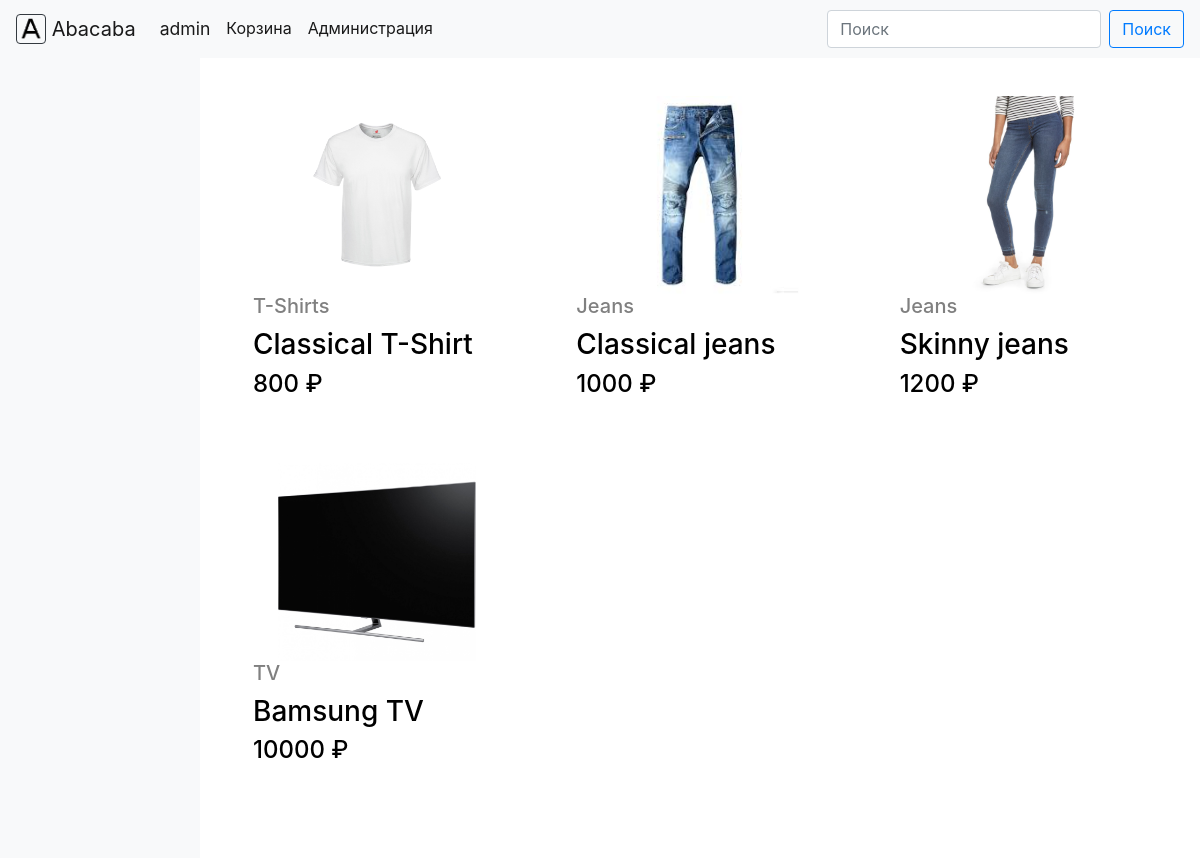
The app's page / (signed in) with its own data.
### core/models.py (models this page shows, shortened)
class Product(models.Model):
    id = models.AutoField(primary_key=True)
    name = models.TextField()
    price = models.IntegerField(validators=[MinValueValidator(0)])
    rating = models.FloatField(blank=True,
                               null=True,
                               validators=[MinValueValidator(0), MaxValueValidator(5)])
    categories = models.ManyToManyField(to=Category,
                                        blank=True,
                                        related_name='products')
    main_category = models.ForeignKey(to=Category,
                                      blank=True,
                                      null=True,
                                      on_delete=models.SET_NULL)

class Image(models.Model):
    id = models.AutoField(primary_key=True)
    image = models.ImageField(upload_to='images',
                              null=True)
    description = models.TextField(null=True,
                                   blank=True)
    stock_product = models.ForeignKey(to=StockProduct,
                                      on_delete=models.CASCADE,
                                      related_name='images',
                                      null=True,
                                      blank=True)
    product = models.OneToOneField(Product,
                                   on_delete=models.SET_NULL,
                                   null=True,
                                   blank=True,
                                   related_name='image')

class Category(models.Model):
    id = models.AutoField(primary_key=True)
    name = models.TextField()
    parent_category = models.ForeignKey('self',
                                        on_delete=models.CASCADE,
                                        blank=True,
                                        null=True,
                                        related_name='child_categories')

### core/views.py (the view)
# urls.py: path('', views.index_page, name='home'),
def index_page(request):
    context = dict()
    if 'category_id' in request.GET:
        category_id = request.GET.get('category_id')
        if Category.objects.filter(id=category_id).exists():
            category = Category.objects.get(id=category_id)
        else:
            return e_handler500(request)
        context['is_category'] = True
        context['category_name'] = category.name
    else:
        category_id = None
        context['is_category'] = False
    if 'text' in request.GET:
        text = request.GET.get('text')
        context['search_query'] = text
        context['is_search'] = True
    else:
        text = None
        context['is_search'] = False
    context['products'] = return_products(category_id=category_id, search_query=text)
    if len(context['products']) == 0:
        context['is_empty'] = True
    else:
        context['is_empty'] = False
    return render(request, 'index.html', context)

### core/views.py (called while the page is built, shortened)
def return_products(category_id=None, search_query=None):
    if category_id is None and search_query is None:
        return Product.objects.all()

### core/templates/index.html
{% extends "base.html" %}
{% block content %}
<div class="container-fluid" style="padding:0px;">
    <div class="row no-gutters">
        {% include 'sidebar.html' %}
        <div class="col-sm-10">
            {% include 'items.html' %}
        </div>
    </div>
</div>
{% endblock %}

### core/templates/menu.html (shortened to what this page needs)
<nav class="navbar navbar-expand-lg navbar-light bg-light" style="background-color: #e3f2fd;">
  <a class="navbar-brand" href="/">
    <img src= "/static/logo.png" width="30" height="30" class="d-inline-block align-top border border-dark rounded" alt="M">
    Abacaba
  </a>
  <div class="collapse navbar-collapse" id="navbarText">
    <ul class="navbar-nav mr-auto">
      <li class="nav-item dropdown" id="cabinet">
        <a class="nav-link dropdown-toggle active" id="navbarDropdown_personal_cabinet" role="button" href="/" data-toggle="dropdown" aria-haspopup="true" aria-expanded="false" style="font-size: 110%;">
            {% if request.user.is_authenticated %}
                {{ user.username }}
             {% else %}
                Личный кабинет
            {% endif %}
        </a>
      </li>
        <li class="nav-item active">
        <a class="nav-link" href="/cart">Корзина</a>
      </li>
      {% if request.user.is_staff %}
            <li class="nav-item active">
            <a class="nav-link" href="/admin" >Администрация</a>
        </li>
      {% endif %}
    </ul>
    <form class="form-inline" method="GET" action="/" id="search_form">
        <input class="form-control mr-sm-2" type="search" placeholder="Поиск" aria-label="Search" id="input" name="text">
        <button class="btn btn-outline-primary my-2 my-sm-0" type="submit" action="submit">Поиск</button>
    </form>
  </div>
</nav>

### core/templates/product_preview.html
<div class="col-xl-4 col-md-6 col-xs-12" style="margin-bottom: 10px;">
    <a id="prod_preview_block" class="thumbnail" href='/products?id={{product.id}}'>
        <div class="square-box">
            <img class="img-fluid centered-div" src="{{product.image.image.url}}" alt="Product">
        </div>
        <div class="caption">
            {% if product.main_category %}
            <h5 style="margin-bottom:0px; color:gray;">{{ product.main_category.name }}</h5>
            {% else %}
            <h5 style="margin-bottom:0px; color:gray;">Без категории</h5>
            {% endif %}
            <h3 style="margin-top:10px;">{{ product.name }}</h3>
            <h4>{{ product.price }} ₽</h4>
        </div>
    </a>
</div>

### assets/classes/styles.css (style rules this page uses)
#prod_preview_block { display: block; box-sizing: border-box; text-decoration: none; color: black; padding: 20px; border: 3px solid transparent; border-radius: 20px; transition: 0.1s linear; }
.square-box { position: relative; width: 80%; overflow: hidden; left: 10%; }
.square-box:before { content: ""; display: block; padding-top: 100%; }
.centered-div { position: absolute; top: 0; left: 0; bottom: 0; right: 0; margin: auto; max-width: 100%; max-height: 100%; }

### core/templates/menu.html (style rules this page uses)
.dropdown-toggle::after { display:none; }
a { color: black; text-decoration: none; }

### records on screen
Product: image.image (picture), main_category.name "T-Shirts", name "Classical T-Shirt", price "800"
Product: image.image (picture), main_category.name "Jeans", name "Classical jeans", price "1000"
Product: image.image (picture), main_category.name "Jeans", name "Skinny jeans", price "1200"
Product: image.image (picture), main_category.name "TV", name "Bamsung TV", price "10000"

### other values on screen
{{ user.username }} "admin"
